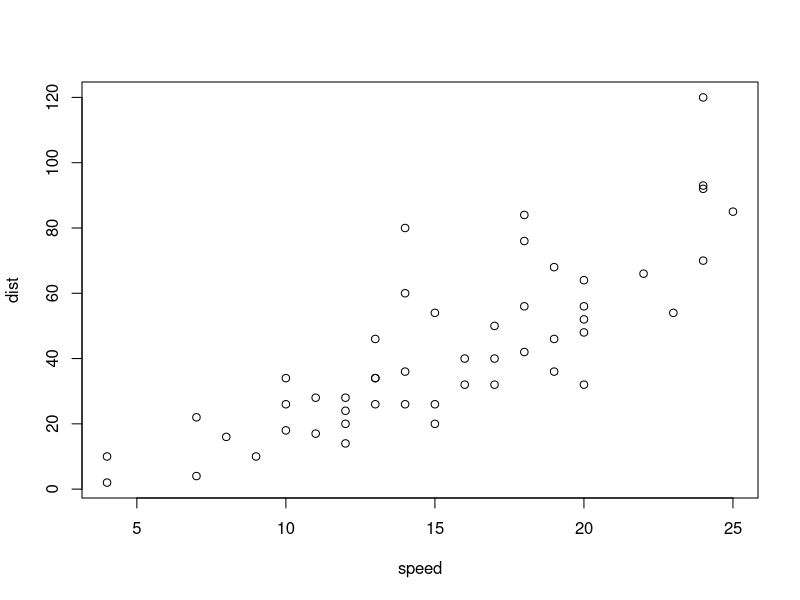
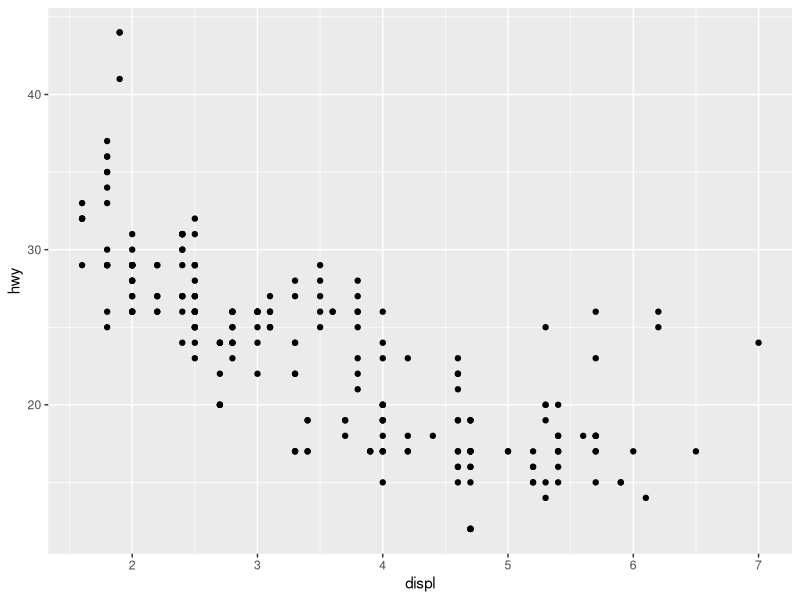
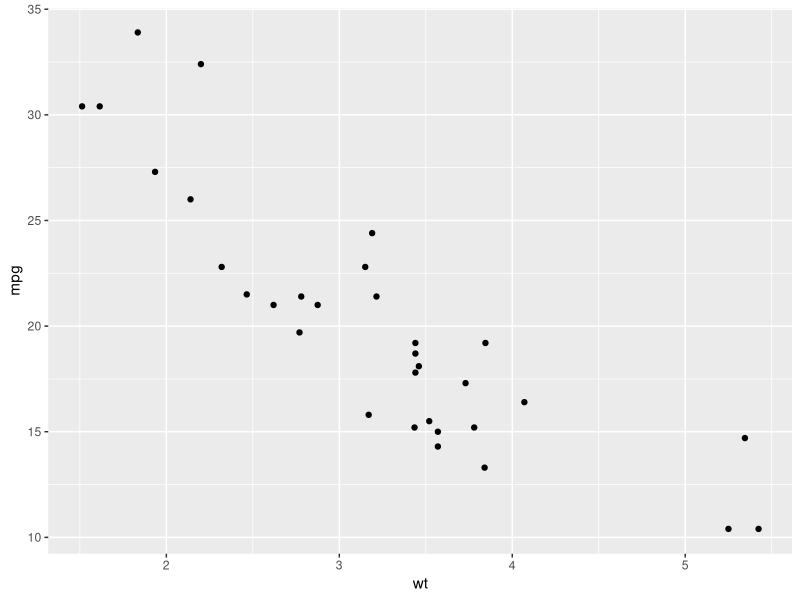
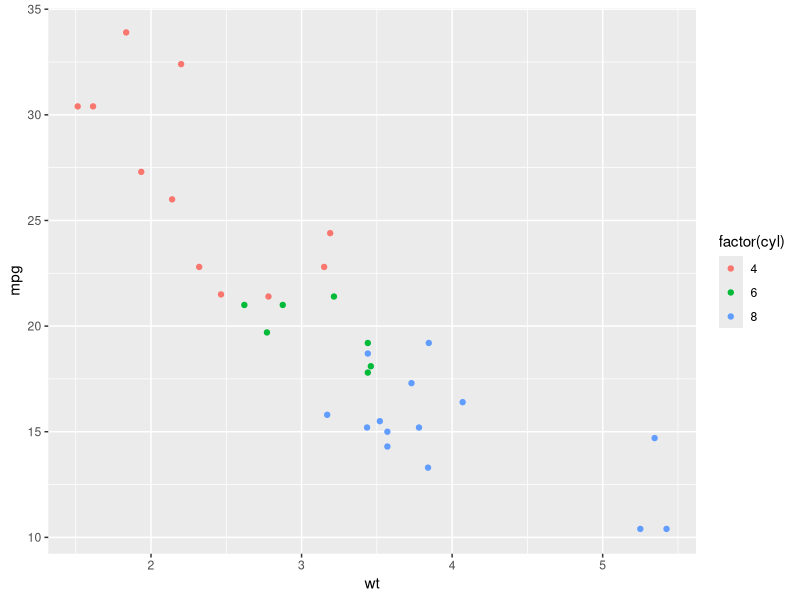
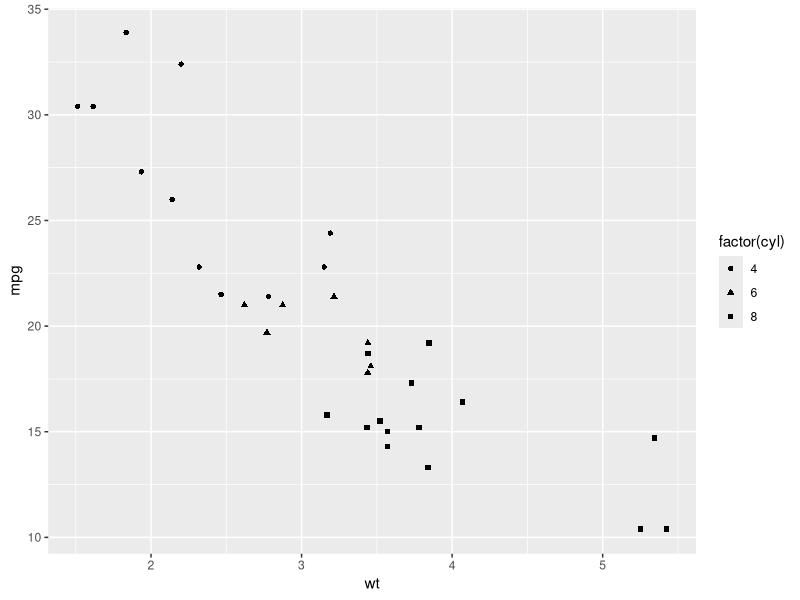
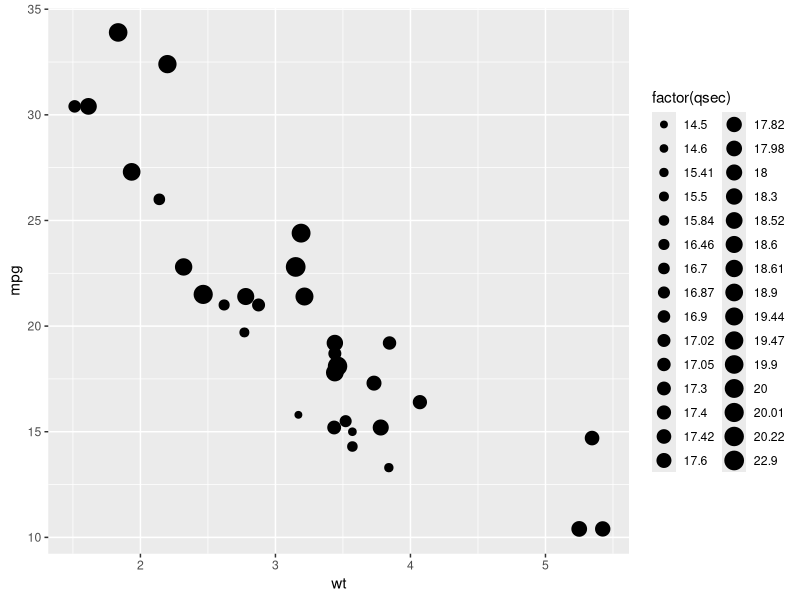
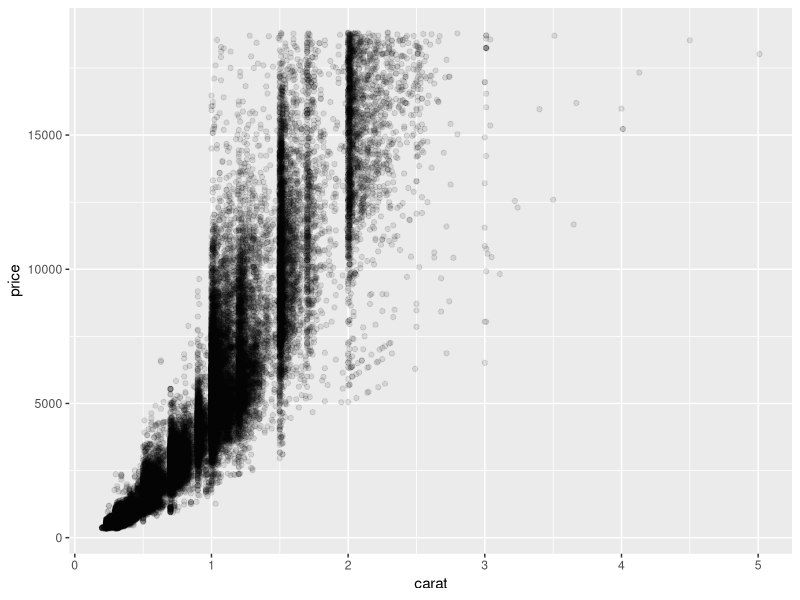
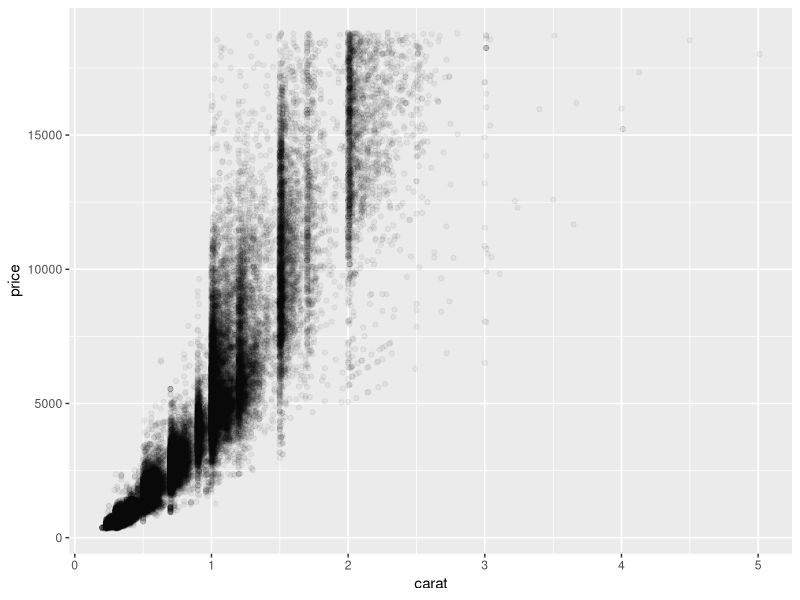

Here is the R script that generated these plots, in order:
## ---- chunk 1
library(tidyverse)
## ---- chunk 2
mpg
## ---- chunk 3
?mpg
## ---- chunk 4
plot(cars)
## ---- chunk 5
ggplot(data = mpg) +
  geom_point(mapping = aes(x = displ, y = hwy))
## ---- chunk 6
p <- ggplot(mtcars, aes(wt, mpg))
## ---- chunk 7
p + geom_point()
## ---- chunk 8
p + geom_point(aes(colour = factor(cyl)))
## ---- chunk 9
p + geom_point(aes(shape = factor(cyl)))
## ---- chunk 10
p + geom_point(aes(size = factor(qsec)))
## ---- chunk 11
d <- ggplot(diamonds, aes(carat, price))
d + geom_point(alpha = 1/10)
## ---- chunk 12
d <- ggplot(diamonds, aes(carat, price))
d + geom_point(alpha = 1/20)
## ---- chunk 13
d <- ggplot(diamonds, aes(carat, price))
d + geom_point(alpha = 1/100)
## ---- chunk 14
ggplot(mtcars, aes(wt, mpg)) +
  geom_point(shape = 21, colour = "black", fill = "white", size = 5, stroke = 5)
